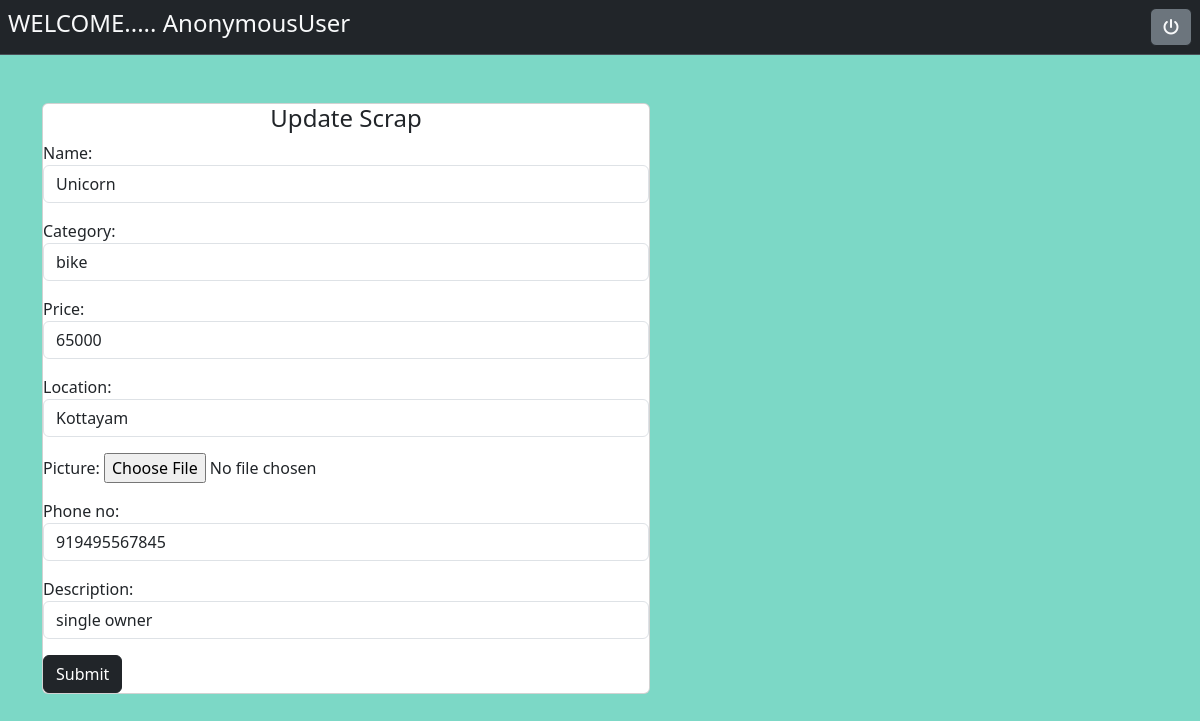
The app's page /scrap/1/update with its own data.
### scrapbox/models.py (models this page shows, shortened)
class Scrapbox(models.Model):
    name=models.CharField(max_length=200)
    category=models.CharField(max_length=200)
    price=models.IntegerField()
    location=models.CharField(max_length=200)
    picture=models.ImageField(upload_to="images",null=True,blank=True)
    phone_no=models.CharField(max_length=200,null=True)
    description=models.CharField(max_length=500,null=True,blank=True)

### scrapbox/views.py (the view, shortened to what this page needs)
# urls.py: path('scrap/<int:pk>/update',views.ScrapUpdateView.as_view(),name="scrap-update"),
class ScrapUpdateView(View):
    def get(self,request,*args,**kwargs):
        id=kwargs.get("pk")
        obj=Scrapbox.objects.get(id=id)
        form=ScrapboxForm(instance=obj)
        return render(request,"scrapupdate.html",{"form":form})

### scrapbox/forms.py
class ScrapboxForm(forms.ModelForm):
    class Meta:
        model=Scrapbox
        fields="__all__"
        widgets={
            "name":forms.TextInput(attrs={"class":"form-control"}),
            "category":forms.TextInput(attrs={"class":"form-control"}),
            "price":forms.TextInput(attrs={"class":"form-control"}),
            "location":forms.TextInput(attrs={"class":"form-control"}),
            "phone_no":forms.TextInput(attrs={"class":"form-control"}),
            "description":forms.TextInput(attrs={"class":"form-control"}),
        }

### scrapbox/templates/scrapupdate.html (shortened to what this page needs)
<!DOCTYPE html>
{%load static%}
<html lang="en">
<head>
    <link rel="stylesheet" href="{%static 'css/updatescrap.css' %}">
    <link rel="stylesheet" href="https://cdnjs.cloudflare.com/ajax/libs/font-awesome/6.4.2/css/all.min.css">
    <link href="https://cdn.jsdelivr.net/npm/bootstrap@5.3.2/dist/css/bootstrap.min.css" rel="stylesheet">
</head>
<body class="body">
    <nav class="navbar bg-dark p-2 text-dark  border-bottom border-body text-dark text-start  " data-bs-theme="dark">
        <div class="col-l-8  text-light  justify-content-center">
            <h4>  WELCOME..... {{request.user}}</h4>
         </div>
        <div class="d-flex justify-content-end">
                <a href="{%url 'signout'%}" class="ms-auto btn btn-info border-dark bg-secondary text-light"  ><i class="fa-solid fa-power-off"></i> </a>
        </div>
    </nav>
    <div class="container mt-5">
        <div class="card" style="width: 38rem; height: auto;">
                <form action="" method="post" enctype="multipart/form-data">
                <h4 class="text-center">Update Scrap</h4>
                {{form.as_p}}
                <button class="btn btn-dark" type="submit">
                    Submit
                </button>
            </form>
        </div>
    </div>
</body>
</html>

### scrapbox/static/css/updatescrap.css (style rules this page uses)
.body { background-color:#7CD8C6; }

### records on screen
Scrapbox: name "Unicorn", category "bike", price "65000", location "Kottayam", phone_no "919495567845", description "single owner"

### other values on screen
{{ request.user }} "AnonymousUser"
